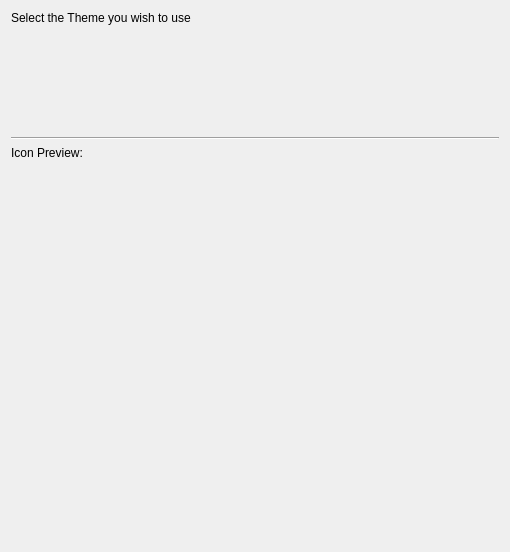
<?xml version="1.0" encoding="UTF-8"?>
<ui version="4.0">
 <class>ThemeWizardPage</class>
 <widget class="QWizardPage" name="ThemeWizardPage">
  <property name="geometry">
   <rect>
    <x>0</x>
    <y>0</y>
    <width>510</width>
    <height>552</height>
   </rect>
  </property>
  <property name="windowTitle">
   <string>WizardPage</string>
  </property>
  <layout class="QVBoxLayout" name="verticalLayout_2">
   <item>
    <widget class="QLabel" name="label">
     <property name="text">
      <string>Select the Theme you wish to use</string>
     </property>
    </widget>
   </item>
   <item>
    <widget class="ThemeCustomizationWidget" name="themeCustomizationWidget" native="true">
     <property name="minimumSize">
      <size>
       <width>0</width>
       <height>100</height>
      </size>
     </property>
    </widget>
   </item>
   <item>
    <widget class="Line" name="line">
     <property name="orientation">
      <enum>Qt::Horizontal</enum>
     </property>
    </widget>
   </item>
   <item>
    <widget class="QLabel" name="label_4">
     <property name="text">
      <string>Icon Preview:</string>
     </property>
    </widget>
   </item>
   <item>
    <layout class="QGridLayout" name="iconPreview">
     <item row="0" column="2">
      <widget class="QPushButton" name="previewIconButton2">
       <property name="sizePolicy">
        <sizepolicy hsizetype="Maximum" vsizetype="Maximum">
         <horstretch>0</horstretch>
         <verstretch>0</verstretch>
        </sizepolicy>
       </property>
       <property name="minimumSize">
        <size>
         <width>30</width>
         <height>30</height>
        </size>
       </property>
       <property name="icon">
        <iconset theme="applications-engineering">
         <normaloff>.</normaloff>.</iconset>
       </property>
       <property name="checkable">
        <bool>false</bool>
       </property>
       <property name="flat">
        <bool>true</bool>
       </property>
      </widget>
     </item>
     <item row="0" column="5">
      <widget class="QPushButton" name="previewIconButton5">
       <property name="sizePolicy">
        <sizepolicy hsizetype="Maximum" vsizetype="Maximum">
         <horstretch>0</horstretch>
         <verstretch>0</verstretch>
        </sizepolicy>
       </property>
       <property name="minimumSize">
        <size>
         <width>30</width>
         <height>30</height>
        </size>
       </property>
       <property name="icon">
        <iconset theme="applications-engineering">
         <normaloff>.</normaloff>.</iconset>
       </property>
       <property name="checkable">
        <bool>false</bool>
       </property>
       <property name="flat">
        <bool>true</bool>
       </property>
      </widget>
     </item>
     <item row="0" column="7">
      <widget class="QPushButton" name="previewIconButton7">
       <property name="sizePolicy">
        <sizepolicy hsizetype="Maximum" vsizetype="Maximum">
         <horstretch>0</horstretch>
         <verstretch>0</verstretch>
        </sizepolicy>
       </property>
       <property name="minimumSize">
        <size>
         <width>30</width>
         <height>30</height>
        </size>
       </property>
       <property name="icon">
        <iconset theme="applications-engineering">
         <normaloff>.</normaloff>.</iconset>
       </property>
       <property name="checkable">
        <bool>false</bool>
       </property>
       <property name="flat">
        <bool>true</bool>
       </property>
      </widget>
     </item>
     <item row="0" column="4">
      <widget class="QPushButton" name="previewIconButton4">
       <property name="sizePolicy">
        <sizepolicy hsizetype="Maximum" vsizetype="Maximum">
         <horstretch>0</horstretch>
         <verstretch>0</verstretch>
        </sizepolicy>
       </property>
       <property name="minimumSize">
        <size>
         <width>30</width>
         <height>30</height>
        </size>
       </property>
       <property name="icon">
        <iconset theme="applications-engineering">
         <normaloff>.</normaloff>.</iconset>
       </property>
       <property name="checkable">
        <bool>false</bool>
       </property>
       <property name="flat">
        <bool>true</bool>
       </property>
      </widget>
     </item>
     <item row="0" column="1">
      <widget class="QPushButton" name="previewIconButton1">
       <property name="sizePolicy">
        <sizepolicy hsizetype="Maximum" vsizetype="Maximum">
         <horstretch>0</horstretch>
         <verstretch>0</verstretch>
        </sizepolicy>
       </property>
       <property name="minimumSize">
        <size>
         <width>30</width>
         <height>30</height>
        </size>
       </property>
       <property name="icon">
        <iconset theme="centralmods">
         <normaloff>.</normaloff>.</iconset>
       </property>
       <property name="checkable">
        <bool>false</bool>
       </property>
       <property name="flat">
        <bool>true</bool>
       </property>
      </widget>
     </item>
     <item row="0" column="0">
      <widget class="QPushButton" name="previewIconButton0">
       <property name="sizePolicy">
        <sizepolicy hsizetype="Maximum" vsizetype="Maximum">
         <horstretch>0</horstretch>
         <verstretch>0</verstretch>
        </sizepolicy>
       </property>
       <property name="minimumSize">
        <size>
         <width>30</width>
         <height>30</height>
        </size>
       </property>
       <property name="icon">
        <iconset theme="applications-engineering">
         <normaloff>.</normaloff>.</iconset>
       </property>
       <property name="checkable">
        <bool>false</bool>
       </property>
       <property name="flat">
        <bool>true</bool>
       </property>
      </widget>
     </item>
     <item row="0" column="9">
      <widget class="QPushButton" name="previewIconButton9">
       <property name="sizePolicy">
        <sizepolicy hsizetype="Maximum" vsizetype="Maximum">
         <horstretch>0</horstretch>
         <verstretch>0</verstretch>
        </sizepolicy>
       </property>
       <property name="minimumSize">
        <size>
         <width>30</width>
         <height>30</height>
        </size>
       </property>
       <property name="icon">
        <iconset theme="viewfolder">
         <normaloff>.</normaloff>.</iconset>
       </property>
       <property name="checkable">
        <bool>false</bool>
       </property>
       <property name="flat">
        <bool>true</bool>
       </property>
      </widget>
     </item>
     <item row="0" column="6">
      <widget class="QPushButton" name="previewIconButton6">
       <property name="sizePolicy">
        <sizepolicy hsizetype="Maximum" vsizetype="Maximum">
         <horstretch>0</horstretch>
         <verstretch>0</verstretch>
        </sizepolicy>
       </property>
       <property name="minimumSize">
        <size>
         <width>30</width>
         <height>30</height>
        </size>
       </property>
       <property name="icon">
        <iconset theme="new">
         <normaloff>.</normaloff>.</iconset>
       </property>
       <property name="checkable">
        <bool>false</bool>
       </property>
       <property name="flat">
        <bool>true</bool>
       </property>
      </widget>
     </item>
     <item row="0" column="3">
      <widget class="QPushButton" name="previewIconButton3">
       <property name="sizePolicy">
        <sizepolicy hsizetype="Maximum" vsizetype="Maximum">
         <horstretch>0</horstretch>
         <verstretch>0</verstretch>
        </sizepolicy>
       </property>
       <property name="minimumSize">
        <size>
         <width>30</width>
         <height>30</height>
        </size>
       </property>
       <property name="icon">
        <iconset theme="applications-engineering">
         <normaloff>.</normaloff>.</iconset>
       </property>
       <property name="checkable">
        <bool>false</bool>
       </property>
       <property name="flat">
        <bool>true</bool>
       </property>
      </widget>
     </item>
     <item row="0" column="8">
      <widget class="QPushButton" name="previewIconButton8">
       <property name="sizePolicy">
        <sizepolicy hsizetype="Maximum" vsizetype="Maximum">
         <horstretch>0</horstretch>
         <verstretch>0</verstretch>
        </sizepolicy>
       </property>
       <property name="minimumSize">
        <size>
         <width>30</width>
         <height>30</height>
        </size>
       </property>
       <property name="icon">
        <iconset theme="applications-engineering">
         <normaloff>.</normaloff>.</iconset>
       </property>
       <property name="checkable">
        <bool>false</bool>
       </property>
       <property name="flat">
        <bool>true</bool>
       </property>
      </widget>
     </item>
    </layout>
   </item>
   <item>
    <widget class="QPushButton" name="catImagePreviewButton">
     <property name="minimumSize">
      <size>
       <width>0</width>
       <height>256</height>
      </size>
     </property>
     <property name="text">
      <string/>
     </property>
     <property name="iconSize">
      <size>
       <width>256</width>
       <height>256</height>
      </size>
     </property>
     <property name="flat">
      <bool>true</bool>
     </property>
    </widget>
   </item>
   <item>
    <spacer name="verticalSpacer">
     <property name="orientation">
      <enum>Qt::Vertical</enum>
     </property>
     <property name="sizeHint" stdset="0">
      <size>
       <width>20</width>
       <height>193</height>
      </size>
     </property>
    </spacer>
   </item>
  </layout>
 </widget>
 <customwidgets>
  <customwidget>
   <class>ThemeCustomizationWidget</class>
   <extends>QWidget</extends>
   <header>ui/widgets/ThemeCustomizationWidget.h</header>
  </customwidget>
 </customwidgets>
 <resources/>
 <connections/>
</ui>
